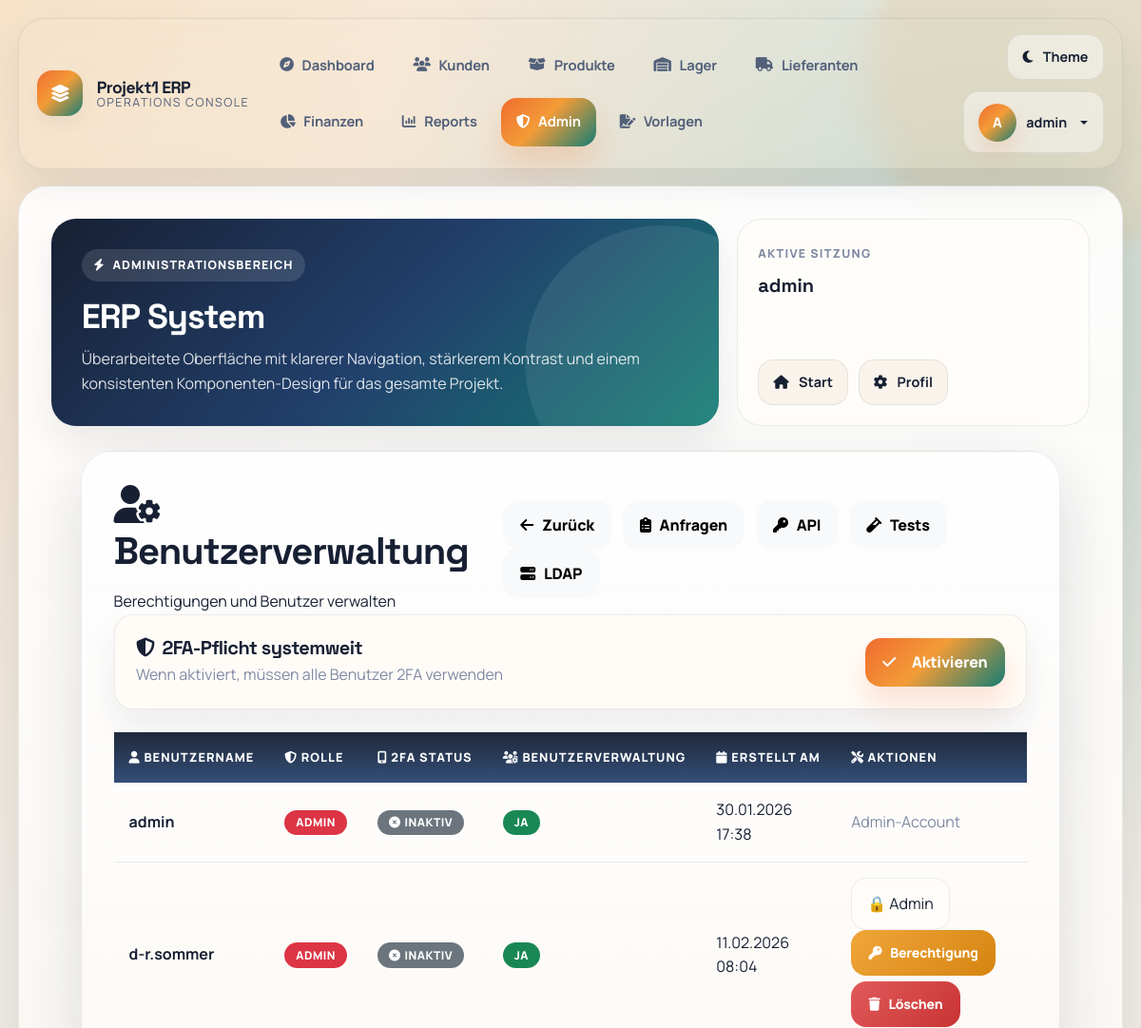
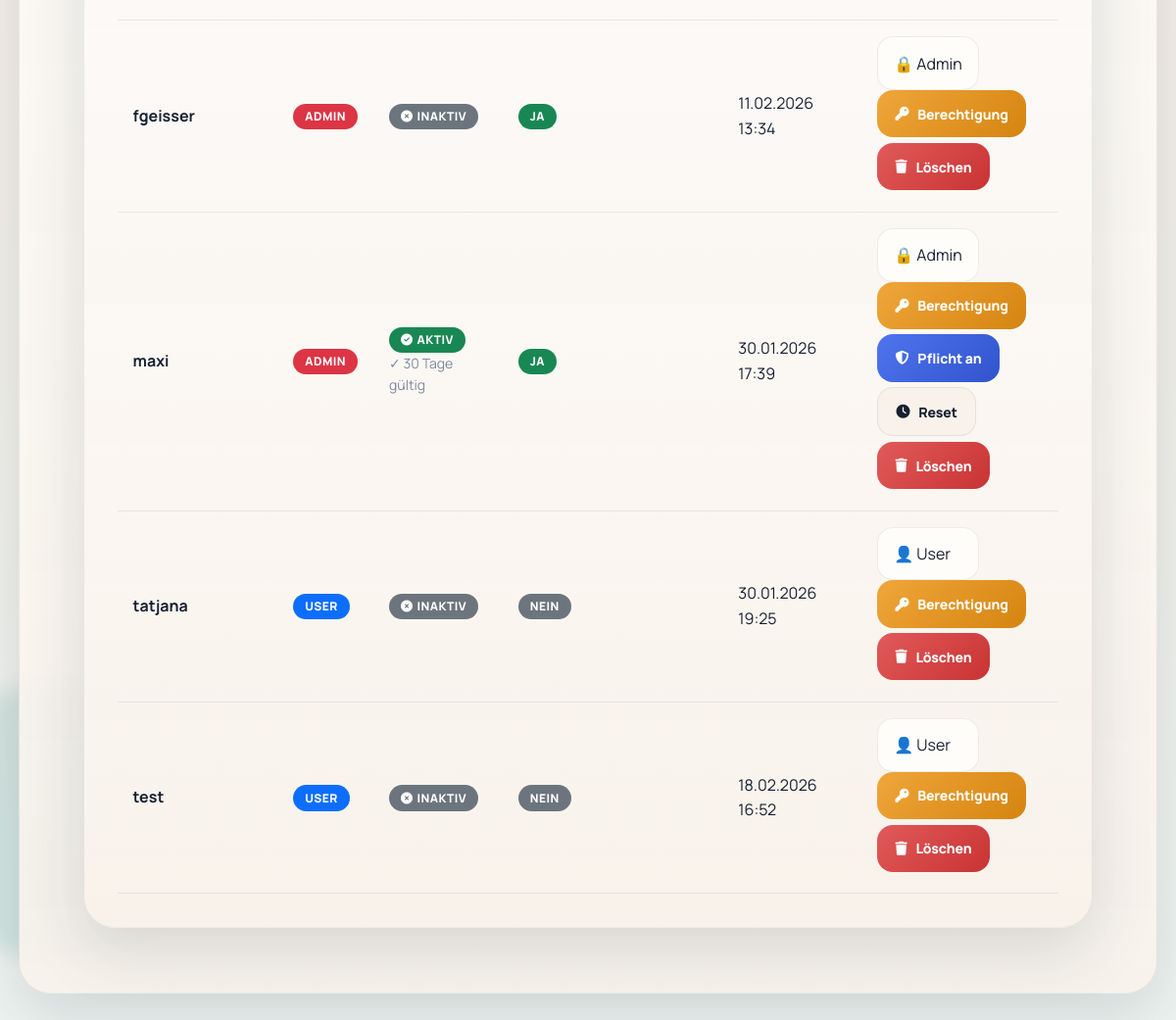
The page /user_management.php (signed in) on the database its author committed (2 pictures, top to bottom).
### tables this page shows
CREATE TABLE system_settings (
            id INTEGER PRIMARY KEY AUTOINCREMENT,
            setting_key TEXT UNIQUE NOT NULL,
            setting_value TEXT,
            description TEXT,
            updated_at DATETIME DEFAULT CURRENT_TIMESTAMP
        );

CREATE TABLE users (
        id INTEGER PRIMARY KEY AUTOINCREMENT,
        username TEXT UNIQUE NOT NULL,
        password TEXT NOT NULL,
        role TEXT DEFAULT 'user',
        can_manage_users INTEGER DEFAULT 0,
        created_at DATETIME DEFAULT CURRENT_TIMESTAMP
    , two_factor_secret TEXT, two_factor_enabled INTEGER DEFAULT 0, dark_mode INTEGER DEFAULT 0, two_factor_remember_token TEXT, two_factor_remember_expires DATETIME, two_factor_mandatory INTEGER DEFAULT 0, two_factor_last_verified DATETIME);

### user_management.php (the view, shortened to what this page needs)
<?php
require_once 'db_connection.php';
$stmt = $PDO->prepare("SELECT setting_value FROM system_settings WHERE setting_key = '2fa_mandatory'");
$stmt->execute();
$system_2fa_setting = $stmt->fetch();
$system_2fa_mandatory = ($system_2fa_setting && $system_2fa_setting['setting_value'] == '1');
$stmt = $PDO->prepare("SELECT * FROM users ORDER BY username");
$stmt->execute();
$users = $stmt->fetchAll(PDO::FETCH_ASSOC);
?>
<?php $page_title = 'ERP System'; include 'includes/header.php'; ?><div class="container">
        <div class="container-main">
            <div class="header-title">
                <div class="d-flex justify-content-between align-items-center">
                    <div>
                        <h1><i class="fas fa-user-cog"></i> Benutzerverwaltung</h1>
                        <p class="mb-0">Berechtigungen und Benutzer verwalten</p>
                    </div>
                    <div>
                        <a href="web_oberflaeche.php" class="btn btn-light me-2">
                            <i class="fas fa-arrow-left"></i> Zurück
                        </a>
                        <a href="admin_requests.php" class="btn btn-light me-2">
                            <i class="fas fa-clipboard-list"></i> Anfragen
                        </a>
                        <a href="api_verwaltung.php" class="btn btn-light me-2">
                            <i class="fas fa-key"></i> API
                        </a>
                        <a href="system_test.php" class="btn btn-light me-2" target="_blank">
                            <i class="fas fa-vial"></i> Tests
                        </a>
                        <a href="ldap_config.php" class="btn btn-light">
                            <i class="fas fa-server"></i> LDAP
                        </a>
                    </div>
                </div>
            </div>
            <div class="settings-card mb-4">
                <div class="d-flex justify-content-between align-items-center">
                    <div>
                        <h5 class="mb-1"><i class="fas fa-shield-alt me-2"></i>2FA-Pflicht systemweit</h5>
                        <p class="text-muted mb-0">Wenn aktiviert, müssen alle Benutzer 2FA verwenden</p>
                    </div>
                    <form method="POST">
                        <button type="submit" name="toggle_system_2fa" class="btn <?php echo $system_2fa_mandatory ? 'btn-danger' : 'btn-success'; ?>">
                            <i class="fas fa-<?php echo $system_2fa_mandatory ? 'times' : 'check'; ?> me-2"></i>
                            <?php echo $system_2fa_mandatory ? 'Deaktivieren' : 'Aktivieren'; ?>
                        </button>
                    </form>
                </div>
            </div>
            <div class="table-responsive">
                <table class="table table-hover">
                    <thead>
                        <tr>
                            <th><i class="fas fa-user"></i> Benutzername</th>
                            <th><i class="fas fa-shield-alt"></i> Rolle</th>
                            <th><i class="fas fa-mobile-alt"></i> 2FA Status</th>
                            <th><i class="fas fa-users-cog"></i> Benutzerverwaltung</th>
                            <th><i class="fas fa-calendar"></i> Erstellt am</th>
                            <th><i class="fas fa-tools"></i> Aktionen</th>
                        </tr>
                    </thead>
                    <tbody>
                        <?php foreach($users as $user): ?>
                            <tr>
                                <td><strong><?php echo htmlspecialchars($user['username']); ?></strong></td>
                                <td>
                                    <span class="badge <?php echo $user['role'] === 'admin' ? 'bg-danger' : 'bg-primary'; ?>">
                                        <?php echo ucfirst($user['role']); ?>
                                    </span>
                                </td>
                                <td>
                                    <?php if ($user['two_factor_enabled'] == 1): ?>
                                        <span class="badge bg-success" title="2FA aktiviert">
                                            <i class="fas fa-check-circle me-1"></i> Aktiv
                                        </span>
                                    <?php else: ?>
                                        <span class="badge bg-secondary" title="2FA nicht aktiviert">
                                            <i class="fas fa-times-circle me-1"></i> Inaktiv
                                        </span>
                                    <?php endif; ?>
                                    <?php if (!empty($user['two_factor_last_verified'])): ?>
                                        <?php
                                            $last_verified = strtotime($user['two_factor_last_verified']);
                                            $days_since = (time() - $last_verified) / (24 * 60 * 60);
                                        ?>
                                        <?php if ($days_since > 30): ?>
                                            <span class="badge bg-danger" title="2FA muss erneuert werden">
                                                <i class="fas fa-exclamation-triangle me-1"></i> Erneuern
                                            </span>
                                        <?php else: ?>
                                            <small class="text-muted d-block" title="Zuletzt verifiziert: <?php echo date('d.m.Y H:i', $last_verified); ?>">
                                                ✓ <?php echo round(30 - $days_since); ?> Tage gültig
                                            </small>
                                        <?php endif; ?>
                                    <?php endif; ?>
                                </td>
                                <td>
                                    <span class="badge <?php echo $user['can_manage_users'] ? 'bg-success' : 'bg-secondary'; ?>">
                                        <?php echo $user['can_manage_users'] ? 'Ja' : 'Nein'; ?>
                                    </span>
                                </td>
                                <td><?php echo date('d.m.Y H:i', strtotime($user['created_at'])); ?></td>
                                <td>
                                    <?php if ($user['username'] !== 'admin'): ?>
                                        <form method="POST" style="display: inline;" class="me-2">
                                            <select name="new_role" class="form-select form-select-sm d-inline-block" style="width: auto; display: inline-block;" onchange="this.form.submit()">
                                                <option value="user" <?php echo $user['role'] === 'user' ? 'selected' : ''; ?>>👤 User</option>
                                                <option value="admin" <?php echo $user['role'] === 'admin' ? 'selected' : ''; ?>>🔒 Admin</option>
                                            </select>
                                        </form>
                                        <form method="POST" style="display: inline;" class="me-1">
                                            <button type="submit" name="action" value="toggle_user_management" class="btn btn-warning btn-sm">
                                                <i class="fas fa-key"></i> Berechtigung
                                            </button>
                                        </form>
                                        <?php if ($user['two_factor_enabled'] == 1 || $system_2fa_mandatory): ?>
                                            <form method="POST" style="display: inline;" class="me-1">
                                                <button type="submit" name="action" value="toggle_2fa_mandatory" class="btn btn-<?php echo $user['two_factor_mandatory'] ? 'danger' : 'info'; ?> btn-sm" title="2FA-Pflicht erzwingen">
                                                    <i class="fas fa-shield-alt"></i> <?php echo $user['two_factor_mandatory'] ? 'Pflicht aus' : 'Pflicht an'; ?>
                                                </button>
                                            </form>
                                            <form method="POST" style="display: inline;" class="me-1">
                                                <button type="submit" name="action" value="reset_2fa_remember" class="btn btn-secondary btn-sm" title="2FA-Erinnerung zurücksetzen">
                                                    <i class="fas fa-clock"></i> Reset
                                                </button>
                                            </form>
                                        <?php endif; ?>
                                        <form method="POST" style="display: inline;">
                                            <button type="submit" name="action" value="delete" class="btn btn-danger btn-sm"
                                                    onclick="return confirm('Benutzer wirklich löschen?')">
                                                <i class="fas fa-trash"></i> Löschen
                                            </button>
                                        </form>
                                    <?php else: ?>
                                        <span class="text-muted">Admin-Account</span>
                                    <?php endif; ?>
                                </td>
                            </tr>
                        <?php endforeach; ?>
                    </tbody>
                </table>
            </div>
        </div>
    </div>
<?php include 'includes/footer.php'; ?>

### assets/css/global.css (style rules this page uses)
.table-responsive, .modern-table { scrollbar-width: thin; }
.container, .container-fluid { position: relative; z-index: 1; }
.text-muted { color: var(--text-muted) !important; }
.fa, .fas, .far, .fab { text-rendering: auto; -webkit-font-smoothing: antialiased; }

### includes/table-style.php (style rules this page uses)
.table td .btn, .table td .action-btn { margin-bottom: 0.35rem; }

### rows shown on the page
users: username "admin", role "ADMIN", two_factor_enabled 0 (drawn), can_manage_users "JA", created_at "30.01.2026 17:38", shows "Admin-Account"
users: username "d-r.sommer", role "ADMIN", two_factor_enabled 0 (drawn), can_manage_users "JA", created_at "11.02.2026 08:04", new_role "🔒 Admin"
users: username "fgeisser", role "ADMIN", two_factor_enabled 0 (drawn), can_manage_users "JA", created_at "11.02.2026 13:34", new_role "🔒 Admin"
users: username "maxi", role "ADMIN", two_factor_enabled 1 (drawn), can_manage_users "JA", created_at "30.01.2026 17:39", new_role "🔒 Admin", two_factor_mandatory "Pflicht an"
users: username "tatjana", role "USER", two_factor_enabled 0 (drawn), can_manage_users "NEIN", created_at "30.01.2026 19:25", new_role "👤 User"
users: username "test", role "USER", two_factor_enabled 0 (drawn), can_manage_users "NEIN", created_at "18.02.2026 16:52", new_role "👤 User"

### other values the page prints
$item['label'] "Dashboard"
$item['label'] "Kunden"
$item['label'] "Produkte"
$item['label'] "Lager"
$item['label'] "Lieferanten"
$item['label'] "Finanzen"
$item['label'] "Reports"
$item['label'] "Admin"
$item['label'] "Vorlagen"
substr($username, 0, 1) "A"
$username "admin"
$kicker "ADMINISTRATIONSBEREICH"
$page_title "ERP System"
$aside_label "AKTIVE SITZUNG"
$aside_value "admin"
